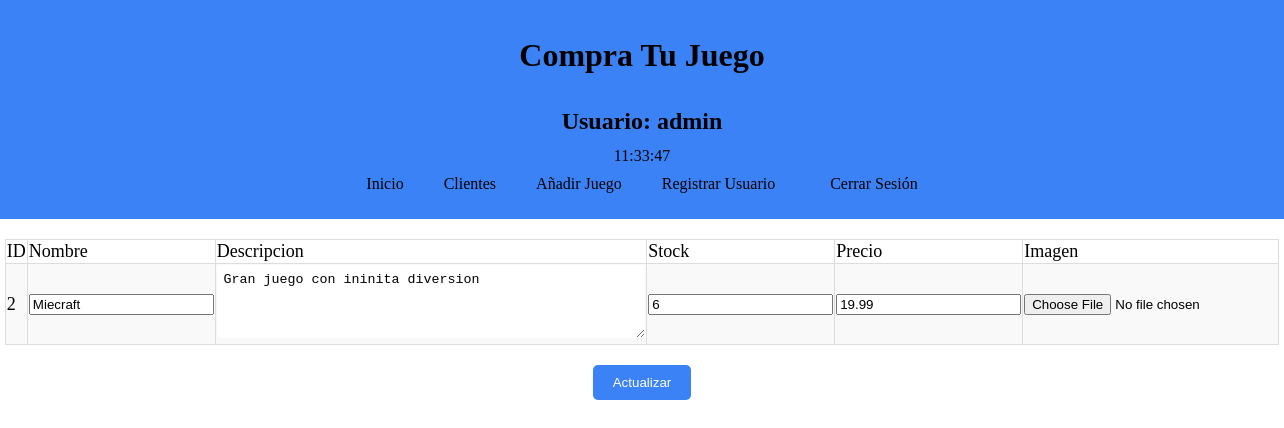
/editarJuego.php?id=2 (signed in), run on the app's committed database.
### tables this page shows
CREATE TABLE `juegos` (
  `id` int(11) NOT NULL,
  `nombre` varchar(50) NOT NULL,
  `descripcion` text NOT NULL,
  `stock` int(11) NOT NULL,
  `imagen` mediumblob NOT NULL,
  `precio` float NOT NULL
);

### editarJuego.php (the view, shortened to what this page needs)
<?php
include "conexionbd.php";
$id = $_GET["id"];
?>
<!DOCTYPE html>
<html lang="en">
<head>
    <link rel="stylesheet" href="css/css.css">
    <link rel="stylesheet" href="https://cdnjs.cloudflare.com/ajax/libs/font-awesome/6.0.0-beta3/css/all.min.css">
</head>
<body>
    <header>
        <h1>Compra Tu Juego</h1>
        <p class="Usuario"><?php echo "Usuario: " . htmlspecialchars($_SESSION["usuario"]); ?></p>
        <div id="clock"></div>
        <div>
            <nav class="menu-escritorio">
                <a href="principalAdmin.php">Inicio</a>
                <a href="clientes.php">Clientes</a>
                <a href="añadirJuego.php">Añadir Juego</a>
                <a href="registrarUsuario.php">Registrar Usuario</a>
                <a href="logout.php" style="float: right; margin-left: 15px;">Cerrar Sesión</a>
            </nav>
        </div>
    </header>
    <?php
    $sql = "SELECT * FROM juegos where id=$id";
    $result = mysqli_query($conn, $sql);
    if ($result && $result->num_rows > 0) {
        echo "<form action='' method='post' enctype='multipart/form-data'>
<table>
    <tr>
        <td>ID</td>
        <td>Nombre</td>
        <td>Descripcion</td>
        <td>Stock</td>
        <td>Precio</td>
        <td>Imagen</td>
    </tr>";
        while ($row = $result->fetch_assoc()) {
            echo "<tr>
        <td>{$row['id']}</td>
        <td><input type='text' name='nombre' id='nombre' value='{$row['nombre']}'></td>
        <td><textarea name='descripcion' id='descripcion' rows='4' cols='50'>{$row['descripcion']}</textarea></td>
        <td><input type='number' name='stock' id='stock' value='{$row['stock']}'></td>
        <td><input type='number' step='0.01' name='precio' id='precio' value='{$row['precio']}'></td>
        <td><input type='file' name='image' id='image' accept='image/*' value='{$row['imagen']}'></td>
        </tr>
        </table>
        <button>Actualizar</button>
    </form>";
        }
    }
    ?>
</body>
</html>

### css/css.css (style rules this page uses)
body { margin: 0; display: flex; flex-direction: column; min-height: 100vh; }
header { background-color: #3B82F6; width: 100%; display: flex; justify-content: center; align-items: center; flex-direction: column; padding-bottom: 1em; padding-top: 1em; }
header p { margin: 0.5em 0em; font-size: 1.5em; font-weight: bold; }
.Usuario { grid: 2; display: flex; justify-content: center; align-items: center; }
.menu-escritorio { display: none; }
.formulario-AñadirJuego input, select, textarea { padding: 0.5em; border: 0px solid #000; border-radius: 0.3em; }
.errorBorrar button, a { display: flex; justify-content: center; text-decoration: none; color: black; }
table { width: 100%; border-collapse: collapse; }
@media (min-width:768px) { .menu-escritorio { display: flex; justify-content: center; align-items: center; gap: 20px; } }
@media (min-width:768px) { .menu-escritorio a { color: black; text-decoration: none; padding: 10px; } }

### editarJuego.php (style rules this page uses)
table { width: 90%; margin: 20px auto; border-collapse: collapse; font-size: 18px; text-align: left; }
table th, table td { border: 1px solid #ddd; }
table tr:nth-child(even) { background-color: #f9f9f9; }
button { display: block; margin: 20px auto; padding: 10px 20px; background-color: #3B82F6; color: white; border: none; border-radius: 5px; cursor: pointer; }

### data on the page
juegos: id "2", nombre "Miecraft", descripcion "Gran juego con ininita diversion", stock "6", precio "19.99"

### other printed values
$_SESSION["usuario"] "admin"
